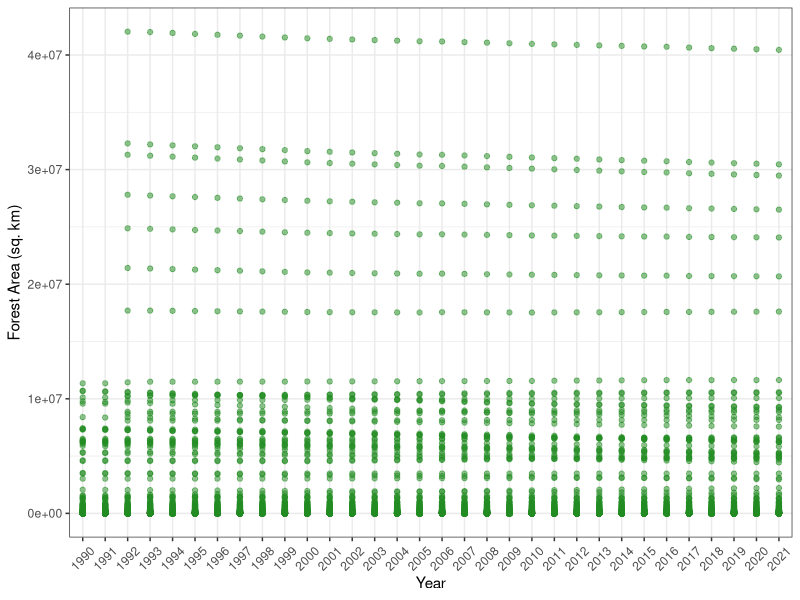
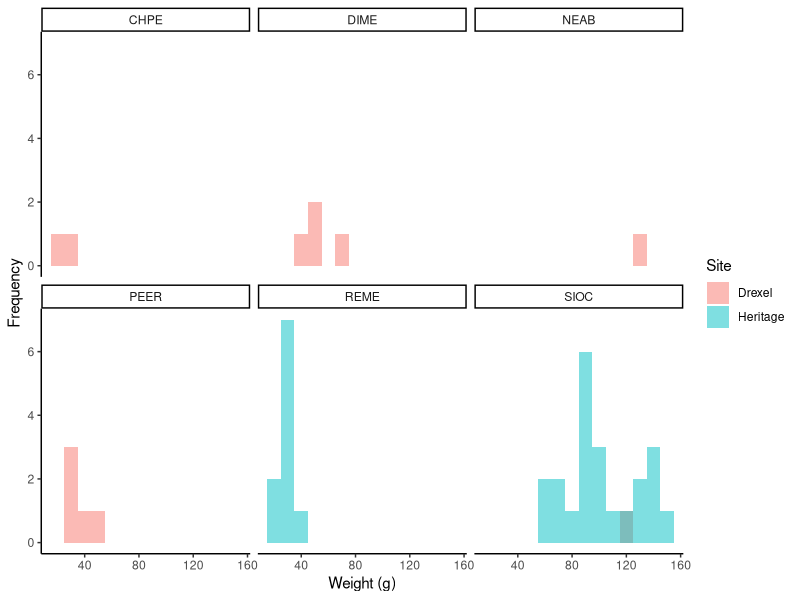

Reproduce these figures in R, in order.
## ---- chunk 1
knitr::opts_chunk$set(echo = FALSE)
## ---- chunk 2
library(tidyverse)
## ---- chunk 3
forest <- read_csv("forest_per_country.csv", skip = 4, col_names = TRUE)
## ---- chunk 4
# a
forest <- forest %>% 
  pivot_longer(`1990`:`2022`, names_to = "Year", values_to = "ForestArea_sqkm")
forest

# b.
forest <- forest %>% 
  drop_na(ForestArea_sqkm)
forest
  
# c
ggplot(forest, aes(Year, ForestArea_sqkm)) +
  geom_point(alpha = 0.5, color = "forestgreen") +
  labs(x = "Year",
       y = "Forest Area (sq. km)") +
  theme_bw() +
  theme(axis.text.x = element_text(angle = 45, vjust = 0.5))
## ---- chunk 5
print("2a")
oecd <- read_csv("oecd_annual_data.csv", skip = 4, col_names = TRUE)
oecd
## ---- chunk 6
print("2b: last 6 rows")
oecd <- oecd %>% 
  fill(OECD_member)
tail(oecd)

print("2c")
oecd <- oecd %>% 
  pivot_longer(`2000`:`2022`, names_to = "Year", values_to = "MarineProtectedArea_sqkm")
oecd

print("2d")
oecd |> 
  filter(OECD_member == "Non-OECD Economies") |> 
  pivot_wider(names_from = Country, values_from = MarineProtectedArea_sqkm) |> 
  select(-OECD_member)
## ---- chunk 7
rodents <- read_csv("capture_data.csv")

#a
rodents <- rodents %>% 
  rename(TrapID = `Trap ID`, Status = `Status (R/N)`, TotalWeight = `Total Weight`,
         BagWeight = `Bag weight`, AnimalWeight = `Animal Weight`, 
         HindfoodLength = `Hind foot length`, TailLength = `Tail length`,
         HairSample = `Hair sample (Y/N)`, Position = `Position (R/L)`)

#b
print("3b")
rodents <- rodents %>% 
  fill(Site)
rodents

#c
rodents <- rodents %>% 
  mutate(Species = replace(Species, Species == "SIOC?", "SIOC"),
         Species = replace(Species, Species == "DIME?", "DIME"))

#d
rodents <- rodents %>% 
  mutate(TailLength = replace(TailLength, TailLength == "~15.5", "15.5"))

#e
rodents <- rodents %>% 
  mutate(HairSample = na_if(HairSample, "?"),
         Position = na_if(Position, "?"))

#f
print("3f")
ggplot(rodents, aes(TotalWeight, fill = Site)) +
  geom_histogram(alpha = 0.5, position = "identity", binwidth = 10) +
  facet_wrap(~ Species) +
  labs(x = "Weight (g)", y = "Frequency") +
  theme_classic()

## ---- chunk 8
veg <- read_csv("microsite_grouped_veg.csv")

#a
veg <- veg %>% 
  rename(RecordID = `...1`, TrapID = `Trap Location`, DistancetoVeg_m = `Distance to Vegetation (m)`,
         VegetationType = `Type of Vegetation`, PercentCover = `Percent Veg Cover`, DistancetoWater_m = `Distance to Water (m)`)

#b
print("4b")
veg <- veg %>% 
  select(Site, TrapID, Grouped_Veg)
veg

#c
print("4c")
inner_join(rodents, veg)
## ---- chunk 9
#a
print("5a")
rodents <- rodents %>% 
  separate(Date, into = c("Year", "Month", "Day"), sep = "-")
rodents

#b
print("5b")
rodents <- rodents %>% 
  unite("Date", Year:Day, sep = "-")
rodents

#c
print("5c")
sp_by_site <- rodents %>% 
  group_by(Site, Species) %>% 
  summarize(Count = n())
sp_by_site

#d
print("5d")
sp_by_site %>% 
  pivot_wider(names_from = Species,
              values_from = Count,
              values_fill = 0)
## ---- chunk 10
mammals <- data.frame(site = c(1,1,2,3,3,3), 
                      taxon = c('Suncus etruscus', 'Sorex cinereus', 
                                'Myotis nigricans', 'Notiosorex crawfordi', 
                                'Suncus etruscus', 'Myotis nigricans'),
                      density = c(6.2, 5.2, 11.0, 1.2, 9.4, 9.6),
                      avg_mass = c(4.2, 5, 9.1, 8.6, 4.1, 8.7))
## ---- chunk 11
print("6a")
mammals <- mammals %>% 
  separate(taxon, c("genus", "species"), sep = " ")
mammals

print("6b")
mammals <- mammals %>% 
  pivot_longer(density:avg_mass, names_to = "measurement", values_to = "value")
mammals

print("6c")
mammals <- mammals %>% 
  unite("taxon", genus, species, sep = " ")
mammals

print("6d")
mammals <- mammals %>% 
  pivot_wider(names_from = measurement, values_from = value)
mammals
